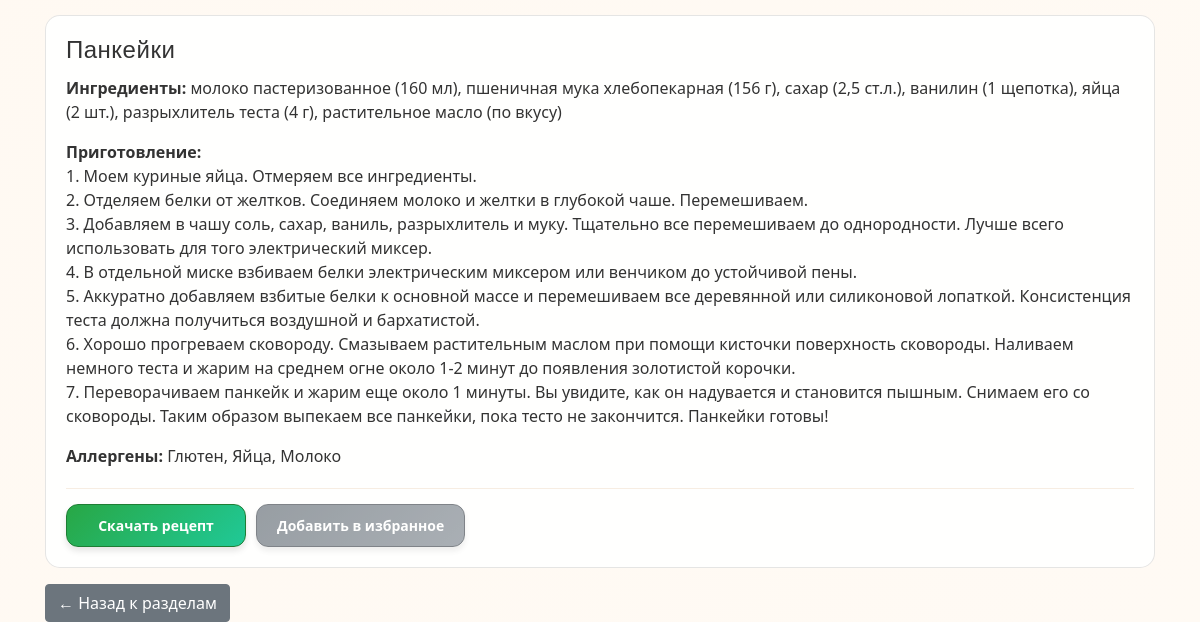
The app's page /?category=Завтраки (lower part), older data.
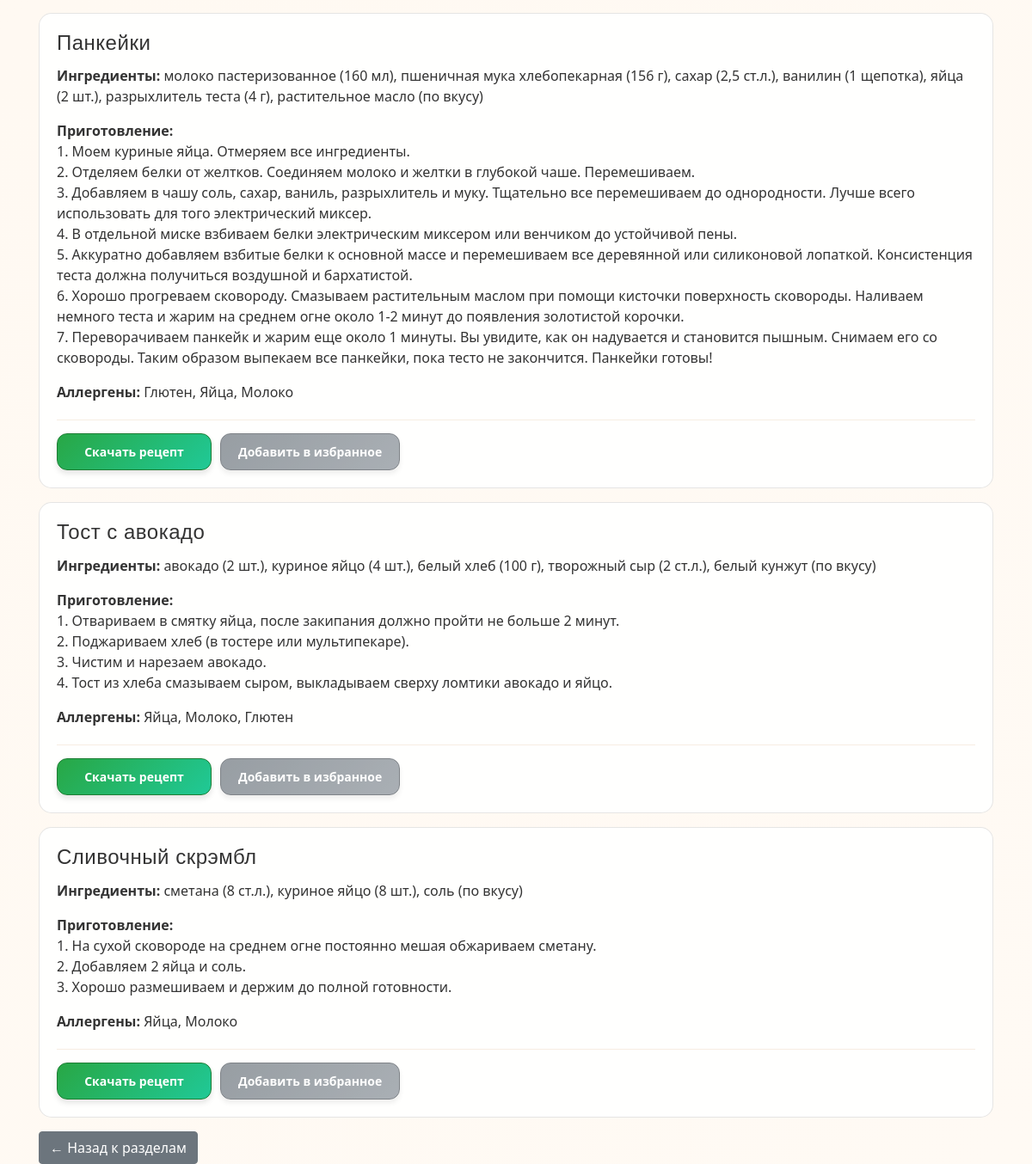
The same page, newer data.
### data/recipes.py (models this page shows)
class Recipes(SqlAlchemyBase):
    __tablename__ = 'recipes'
    id = sqlalchemy.Column(sqlalchemy.Integer,
                           primary_key=True, autoincrement=True)
    title = sqlalchemy.Column(sqlalchemy.String, nullable=True)
    content = sqlalchemy.Column(sqlalchemy.String, nullable=True)
    ingredients = sqlalchemy.Column(sqlalchemy.String, nullable=True)
    category = sqlalchemy.Column(sqlalchemy.String, nullable=True)
    user_id = sqlalchemy.Column(sqlalchemy.Integer, sqlalchemy.ForeignKey('users.id'))
    user = orm.relationship('User')
    allergens = orm.relationship('Allergen', secondary='recipe_allergen', backref='recipes')

### main.py (the view)
@app.route("/")
def index():
    THEME = os.environ.get('APP_THEME', 'food')
    template_name = 'index.html'
    db_sess = db_session.create_session()
    categories = db_sess.query(Recipes.category).distinct().all()
    categories = [cat[0] for cat in categories if cat[0]]
    all_allergens = db_sess.query(Allergen).all()
    selected_category = request.args.get('category')
    recipes = []
    if selected_category:
        recipes = db_sess.query(Recipes).filter(Recipes.category == selected_category).all()
    return render_template(template_name, recipes=recipes, categories=categories, selected_category=selected_category, all_allergens=all_allergens, THEME=THEME)

### data/db_session.py (called while the page is built)
def create_session() -> Session:
    global __factory
    return __factory()

### main.py (called while the page is built)
@app.before_request
def force_guest_on_restart():
    from flask import session
    if 'initialized' not in session:
        session.clear()
        logout_user()
        session['initialized'] = True

### templates/index.html (shortened to what this page needs)
{% extends "base.html" %}
{% block content %}
{% if not selected_category %}
<h2 class="main-content-spacing">Выберите раздел рецептов:</h2>
<div style="margin: 40px 0;">
    <div style="display: flex; flex-wrap: wrap; gap: 25px; justify-content: center;">
        <a href="/?category=Завтраки"
           style="display: block !important; width: 300px !important; height: 150px !important;
                  background: url('/static/images/breakfast.jpg') center/cover no-repeat !important;
                  color: white !important; text-decoration: none !important; border-radius: 12px !important;
                  font-size: 18px !important; text-align: center !important; line-height: 150px !important;
                  text-shadow: 1px 1px 2px black !important; border: 2px solid rgba(255, 255, 255, 0.8) !important;
                  font-weight: bold !important; box-shadow: 0 8px 25px rgba(0, 150, 255, 0.3) !important;
                  position: relative !important; overflow: hidden !important;">
            <span style="position: relative; z-index: 2;">Завтраки</span>
            <div style="position: absolute; top: 0; left: 0; right: 0; bottom: 0; background: rgba(10, 14, 42, 0.4); z-index: 1;"></div>
        </a>
        <a href="/?category=Основные блюда"
           style="display: block !important; width: 300px !important; height: 150px !important;
                  background: url('/static/images/hotdishes.jpg') center/cover no-repeat !important;
                  color: white !important; text-decoration: none !important; border-radius: 12px !important;
                  font-size: 18px !important; text-align: center !important; line-height: 150px !important;
                  text-shadow: 1px 1px 2px black !important; border: 2px solid rgba(255, 255, 255, 0.8) !important;
                  font-weight: bold !important; box-shadow: 0 8px 25px rgba(0, 150, 255, 0.3) !important;
                  position: relative !important; overflow: hidden !important;">
            <span style="position: relative; z-index: 2;">Основные блюда</span>
            <div style="position: absolute; top: 0; left: 0; right: 0; bottom: 0; background: rgba(10, 14, 42, 0.4); z-index: 1;"></div>
        </a>
        <a href="/?category=Десерты"
           style="display: block !important; width: 300px !important; height: 150px !important;
                  background: url('/static/images/desserts.jpg') center/cover no-repeat !important;
                  color: white !important; text-decoration: none !important; border-radius: 12px !important;
                  font-size: 18px !important; text-align: center !important; line-height: 150px !important;
                  text-shadow: 1px 1px 2px black !important; border: 2px solid rgba(255, 255, 255, 0.8) !important;
                  font-weight: bold !important; box-shadow: 0 8px 25px rgba(0, 150, 255, 0.3) !important;
                  position: relative !important; overflow: hidden !important;">
            <span style="position: relative; z-index: 2;">Десерты</span>
            <div style="position: absolute; top: 0; left: 0; right: 0; bottom: 0; background: rgba(10, 14, 42, 0.4); z-index: 1;"></div>
        </a>
        <a href="/?category=Супы"
           style="display: block !important; width: 300px !important; height: 150px !important;
                  background: url('/static/images/soup.jpg') center/cover no-repeat !important;
                  color: white !important; text-decoration: none !important; border-radius: 12px !important;
                  font-size: 18px !important; text-align: center !important; line-height: 150px !important;
                  text-shadow: 1px 1px 2px black !important; border: 2px solid rgba(255, 255, 255, 0.8) !important;
                  font-weight: bold !important; box-shadow: 0 8px 25px rgba(0, 150, 255, 0.3) !important;
                  position: relative !important; overflow: hidden !important;">
            <span style="position: relative; z-index: 2;">Супы</span>
            <div style="position: absolute; top: 0; left: 0; right: 0; bottom: 0; background: rgba(10, 14, 42, 0.4); z-index: 1;"></div>
        </a>
        <a href="/?category=Напитки"
           style="display: block !important; width: 300px !important; height: 150px !important;
                  background: url('/static/images/drinks.jpg') center/cover no-repeat !important;
                  color: white !important; text-decoration: none !important; border-radius: 12px !important;
                  font-size: 18px !important; text-align: center !important; line-height: 150px !important;
                  text-shadow: 1px 1px 2px black !important; border: 2px solid rgba(255, 255, 255, 0.8) !important;
                  font-weight: bold !important; box-shadow: 0 8px 25px rgba(0, 150, 255, 0.3) !important;
                  position: relative !important; overflow: hidden !important;">
            <span style="position: relative; z-index: 2;">Напитки</span>
            <div style="position: absolute; top: 0; left: 0; right: 0; bottom: 0; background: rgba(10, 14, 42, 0.4); z-index: 1;"></div>
        </a>
    </div>
</div>
{% else %}
<div class="recipes-section">
    <div id="recipesList">
        {% if recipes %}
            {% for recipe in recipes %}
            <div class="recipe-card card mb-3" data-allergens="{{ recipe.allergens|map(attribute='id')|join(',') }}" id="recipe-{{ recipe.id }}">
                <div class="card-body">
                    <h4 class="card-title">{{ recipe.title }}</h4>
                    <p class="card-text"><strong>Ингредиенты:</strong> {{ recipe.ingredients }}</p>
                    <p class="card-text"><strong>Приготовление:</strong><br>{{ recipe.content | replace('\n', '<br>') | safe }}</p>
                    <p class="card-text"><strong>Аллергены:</strong>
                        {{ recipe.allergens|map(attribute='title')|join(', ') or 'нет' }}
                    </p>
                    <div class="recipe-actions">
                        <a href="/download_recipe/{{ recipe.id }}"
                           class="recipe-action-btn btn-download">
                           Скачать рецепт
                        </a>
                        {% if current_user.is_authenticated %}
                            <a href="/add_to_favourites/{{ recipe.id }}"
                                class="recipe-action-btn btn-add-fav">
                                Добавить в избранное
                            </a>
                        {% else %}
                            <button class="recipe-action-btn btn-disabled"
                                onclick="showRegistrationAlert()"
                                title="Зарегистрируйтесь, чтобы добавить рецепт в избранное">
                                    Добавить в избранное
                            </button>
                        {% endif %}
                    </div>
                </div>
            </div>
            {% endfor %}
        {% else %}
            <p>В этом разделе пока нет рецептов</p>
        {% endif %}
    </div>
    <div class="mt-3">
        <a href="/" class="btn btn-secondary">← Назад к разделам</a>
    </div>
</div>
{% endif %}
{% endblock %}

### templates/base.html (shortened to what this page needs)
<!doctype html>
<html lang="en">
<head>
    <link rel="stylesheet"
          href="https://stackpath.bootstrapcdn.com/bootstrap/4.4.1/css/bootstrap.min.css"
>
    <link rel="stylesheet" href="{{ url_for('static', filename='css/chat.css') }}">
    <link rel="stylesheet" href="https://cdnjs.cloudflare.com/ajax/libs/font-awesome/5.15.4/css/all.min.css">
</head>
<body>
<main role="main" class="container">
    {% block content %}{% endblock %}
</main>
</body>
</html>

### templates/base.html (style rules this page uses)
.recipe-actions { display: flex; flex-wrap: wrap; gap: 10px; margin-top: 20px; padding-top: 15px; border-top: 1px solid rgba(212, 165, 116, 0.2); }
.recipe-action-btn { display: inline-flex; align-items: center; justify-content: center; gap: 8px; padding: 10px 20px; border: none; border-radius: 12px; text-decoration: none; font-size: 14px; font-weight: 600; cursor: pointer; transition: all 0.3s ease; min-width: 180px; box-shadow: 0 4px 6px rgba(0, 0, 0, 0.1); }
.btn-download { background: linear-gradient(135deg, #28a745, #20c997); color: white; border: 1px solid #1e7e34; }
.btn-disabled { background: linear-gradient(135deg, #6c757d, #868e96); color: white; border: 1px solid #495057; cursor: not-allowed; opacity: 0.7; }
.recipe-action-btn::before { font-size: 16px; }
body { background-color: #FFF8F0 !important; background: linear-gradient(135deg, #FFF8F0 0%, #FFFAF4 100%) !important; color: #333333; font-family: 'Segoe UI', sans-serif; min-height: 100vh; margin: 0; padding: 0; }
.card { background: rgba(255, 255, 255, 0.9) !important; border: 1px solid rgba(0, 0, 0, 0.1) !important; border-radius: 15px !important; color: #333333 !important; }
h1, h2, h3, h4 { color: #333333; font-family: 'Arial', sans-serif; letter-spacing: 0.5px; }

Row changes from the older to the newer data that the page shows:
added Recipes: title "Тост с авокадо", ingredients "авокадо (2 шт.), куриное яйцо (4 шт.), белый хлеб (100 г), творожный сыр (2 ст.л.), белый кунжут (по вкусу)", content "1. Отвариваем в смятку яйца, после закипания должно пройти не больше 2 минут. 2. Поджариваем хлеб (в тостере или мультипекаре). 3. Чистим и нарезаем авокадо. 4. Тост из хлеба смазываем сыром, выкладываем сверху ломтики авокадо и яйцо.", allergens|map "Яйца, Молоко, Глютен"
added Recipes: title "Сливочный скрэмбл", ingredients "сметана (8 ст.л.), куриное яйцо (8 шт.), соль (по вкусу)", content "1. На сухой сковороде на среднем огне постоянно мешая обжариваем сметану. 2. Добавляем 2 яйца и соль. 3. Хорошо размешиваем и держим до полной готовности.", allergens|map "Яйца, Молоко"
